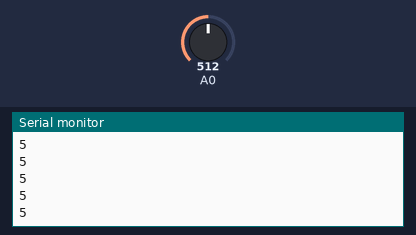
Recording of a sketch running on a simulated Arduino Uno, built with avr-gcc and run on an emulated ATmega328P. On the bench: the last lines printed to the serial monitor. The test bench sets the inputs (shaded band); at power-on: A0 = 512.

Above: at 1.2 s.
1.3 s: A0 set to 716
At 1.9 s:
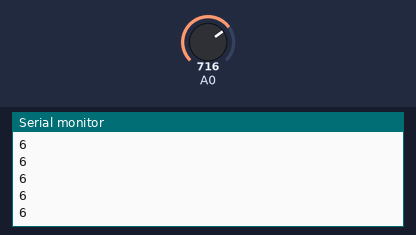
2.8 s: A0 set to 900
At 3.7 s:
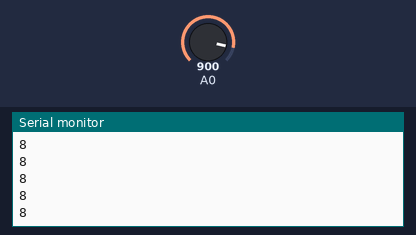
Timing chart, 0 to 5.8 s (numbered marks = the images above; inputs shaded):
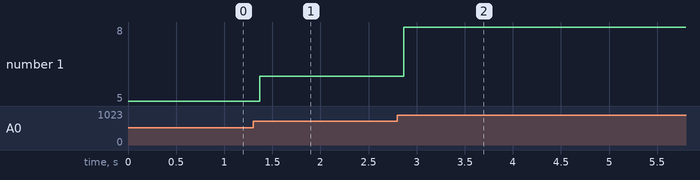

The sketch:

t15e1.ino
```cpp
void setup() {


 //Open and set the baudrate for the Serial port (9600 baudios)
 Serial.begin(9600);
}
void loop() {

  int val = analogRead(A0);
  val = map(val, 0, 1023, 0, 10);

 //Show the read data in the console
 Serial.println(val);

}
```

Measured:
- after the input at 1.3 s, the serial monitor: prints a new line after 0.07 s (image 1)
- after the input at 2.8 s, the serial monitor: prints a new line after 0.07 s (image 2)
- plotted number 1: 5 → 6 after the input at 1.3 s, 6 → 8 after the input at 2.8 s
